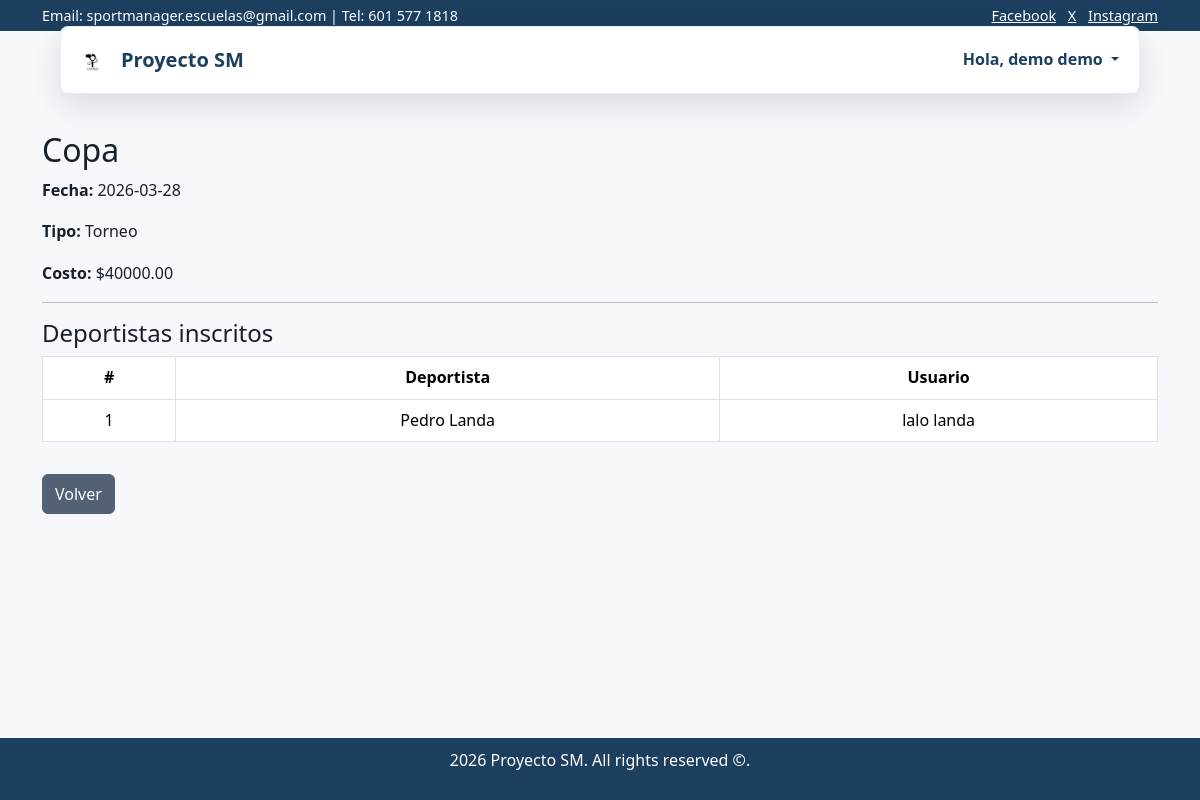
Screenshot of /ver_inscritos.php?id=0 (signed in) with the database file from the repository.
### tables this page shows
CREATE TABLE `eventos` (
  `id_evento` int(11) NOT NULL,
  `titulo` varchar(50) NOT NULL,
  `fecha` date NOT NULL,
  `id_rol` int(11) DEFAULT NULL,
  `tipo_evento` varchar(50) NOT NULL DEFAULT 'mensualidad',
  `costo` decimal(15,2) DEFAULT NULL,
  `cuotas` tinyint(2) DEFAULT NULL,
  `estado` tinyint(4) DEFAULT 1
);

CREATE TABLE `deportistas` (
  `id_deportista` int(11) NOT NULL,
  `tipo_documento` varchar(5) NOT NULL,
  `foto` varchar(255) NOT NULL,
  `nombres` varchar(30) DEFAULT NULL,
  `apellidos` varchar(30) NOT NULL,
  `fecha_nacimiento` date NOT NULL,
  `jornada` varchar(11) NOT NULL,
  `fecha_registro` timestamp NOT NULL DEFAULT current_timestamp(),
  `id_categoria` int(11) NOT NULL,
  `id_usuario` int(11) NOT NULL,
  `id_estado` int(11) NOT NULL DEFAULT 1,
  `genero` varchar(10) DEFAULT NULL,
  `id_nivel` int(11) NOT NULL
);

CREATE TABLE `usuarios` (
  `id_usuario` int(11) NOT NULL,
  `tipo_documento` varchar(50) NOT NULL,
  `id_escuela` int(11) DEFAULT NULL,
  `nombres` varchar(30) NOT NULL,
  `apellidos` varchar(30) NOT NULL,
  `email` varchar(50) NOT NULL,
  `contrasena` varchar(60) NOT NULL,
  `telefono` varchar(11) NOT NULL,
  `mfa` tinyint(1) NOT NULL DEFAULT 1,
  `id_rol` int(11) NOT NULL,
  `registros_disponibles` int(11) DEFAULT NULL,
  `reset_token` varchar(255) DEFAULT NULL,
  `token_expiry` datetime DEFAULT NULL,
  `habilitado` tinyint(1) NOT NULL DEFAULT 0,
  `inicios_sesion` int(11) DEFAULT 0,
  `estado` varchar(20) DEFAULT 'aprobado'
);

### app/controllers/PagesController.php (called while the page is built, shortened)
<?php
require_once __DIR__ . '/../models/PagesModel.php';
class PagesController
{
    private ?PagesModel $model = null;
    public function eventRegistrations(): void
    {
        $id = (string)($_GET['id'] ?? '');
        $evento = $this->model()->eventById($id);
        $this->render('ver_inscritos', [
            'evento' => $evento,
            'inscritos' => $this->model()->eventRegistrations($id),
        ]);
    }
    private function render(string $view, array $data = []): void
    {
        extract($data, EXTR_SKIP);
        require __DIR__ . '/../views/layout/header.php';
        require __DIR__ . '/../views/pages/' . $view . '.php';
        require __DIR__ . '/../views/layout/footer.php';
    }
    private function model(): PagesModel
    {
        if (!$this->model instanceof PagesModel) {
            $this->model = new PagesModel();
        }
        return $this->model;
    }
}

### app/models/PagesModel.php (called while the page is built, shortened)
<?php
class PagesModel
{
    private PDO $db;
    public function __construct()
    {
        require_once dirname(__DIR__, 2) . '/config/conexion.php';
        $this->db = $conexion;
    }
    public function eventById(string $id): ?object
    {
        $stmt = $this->db->prepare('SELECT * FROM eventos WHERE id_evento = ?');
        $stmt->execute([$id]);
        return $stmt->fetch(PDO::FETCH_OBJ) ?: null;
    }
    public function eventRegistrations(string $eventId): array
    {
        $stmt = $this->db->prepare("
            SELECT d.nombres AS nombre_dep, d.apellidos AS apellido_dep,
                   u.nombres AS nombre_user, u.apellidos AS apellido_user
            FROM inscripciones i
            JOIN deportistas d ON i.id_deportista = d.id_deportista
            JOIN usuarios u ON i.id_usuario = u.id_usuario
            WHERE i.id_evento = ?
        ");
        $stmt->execute([$eventId]);
        return $stmt->fetchAll(PDO::FETCH_OBJ);
    }
}

### app/views/pages/ver_inscritos.php (the view)
<?php
$viewData = get_defined_vars();
$evento = is_object($viewData['evento'] ?? null) ? $viewData['evento'] : null;
$inscritos = is_array($viewData['inscritos'] ?? null) ? $viewData['inscritos'] : [];
?>
<br>
<br>
<div class="container mt-5">
    <?php if (!$evento): ?>
        <div class="alert alert-danger">Evento no encontrado</div>
    <?php else: ?>
        <h2><?= htmlspecialchars((string)$evento->titulo) ?></h2>
        <p><b>Fecha:</b> <?= htmlspecialchars((string)$evento->fecha) ?></p>
        <p><b>Tipo:</b> <?= htmlspecialchars((string)$evento->tipo_evento) ?></p>
        <p><b>Costo:</b> $<?= htmlspecialchars((string)$evento->costo) ?></p>
        <hr>
        <h4>Deportistas inscritos</h4>
        <?php if (count($inscritos) > 0): ?>
            <table class="table table-bordered">
                <thead>
                    <tr>
                        <th>#</th>
                        <th>Deportista</th>
                        <th>Usuario</th>
                    </tr>
                </thead>
                <tbody>
                    <?php $n = 1;
                    foreach ($inscritos as $i): ?>
                        <tr>
                            <td><?= $n++ ?></td>
                            <td><?= htmlspecialchars($i->nombre_dep . ' ' . $i->apellido_dep) ?></td>
                            <td><?= htmlspecialchars($i->nombre_user . ' ' . $i->apellido_user) ?></td>
                        </tr>
                    <?php endforeach; ?>
                </tbody>
            </table>
        <?php else: ?>
            <div class="alert alert-warning">No hay inscritos en este evento</div>
        <?php endif; ?>
    <?php endif; ?>
    <a href="gestion_eventos.php" class="btn btn-secondary mt-3">Volver</a>
</div>

### assets/css/style.css (style rules this page uses)
* { margin: 0; padding: 0; box-sizing: border-box; }
body { font-family: Arial, sans-serif; line-height: 1.6; background: #fff; min-height: 100vh; display: flex; flex-direction: column; }
html { scroll-behavior: smooth; }
:root { --hero-height-mobile: 140px; --hero-height-desktop: 320px; --hero-height-xl: 420px; --control-size: 80px; --control-size-mobile: 56px; --indicator-offset: 56px; --control-arrow-size: 2.5rem; --navbar-overlap: 65px; }
:root { --sm-blue-900: #1d3f5f; --sm-blue-800: #275b86; --sm-blue-700: #2f7fbd; --sm-blue-600: #3a93d8; --sm-gray-950: #17202a; --sm-gray-800: #334155; --sm-gray-700: #526174; --sm-gray-500: #7b8794; --sm-gray-200: #d8dee7; --sm-gray-100: #edf2f7; --sm-gray-50: #f6f8fb; --sm-white: #ffffff; --sm-radius: 8px; --sm-shadow: 0 12px 30px rgba(16, 42, 67, 0.12); }
html, body { font-family: "Segoe UI", Roboto, "Helvetica Neue", Arial, sans-serif; color: var(--sm-gray-950); background: var(--sm-gray-50); }
.btn-secondary, .bg-secondary { background: var(--sm-gray-700) !important; border-color: var(--sm-gray-700) !important; color: var(--sm-white) !important; }
.btn, .card-dashboard, .dropdown-item, .badge { display: inline-flex; align-items: center; justify-content: center; text-align: center; white-space: normal; overflow-wrap: anywhere; line-height: 1.2; min-height: 40px; }
.table { color: var(--sm-gray-950); vertical-align: middle; }
.table thead, .table-dark, .table-secondary { background: var(--sm-blue-900) !important; color: var(--sm-white) !important; }
.table th, .table td { vertical-align: middle; text-align: center; overflow-wrap: anywhere; }
.table td:first-child, .table th:first-child { text-align: center; }

### rows the page displays
eventos: titulo "Copa", fecha "2026-03-28", tipo_evento "Torneo", costo "40000.00"
deportistas: nombres+apellidos "Pedro Landa", id_usuario.apellidos "lalo landa"
